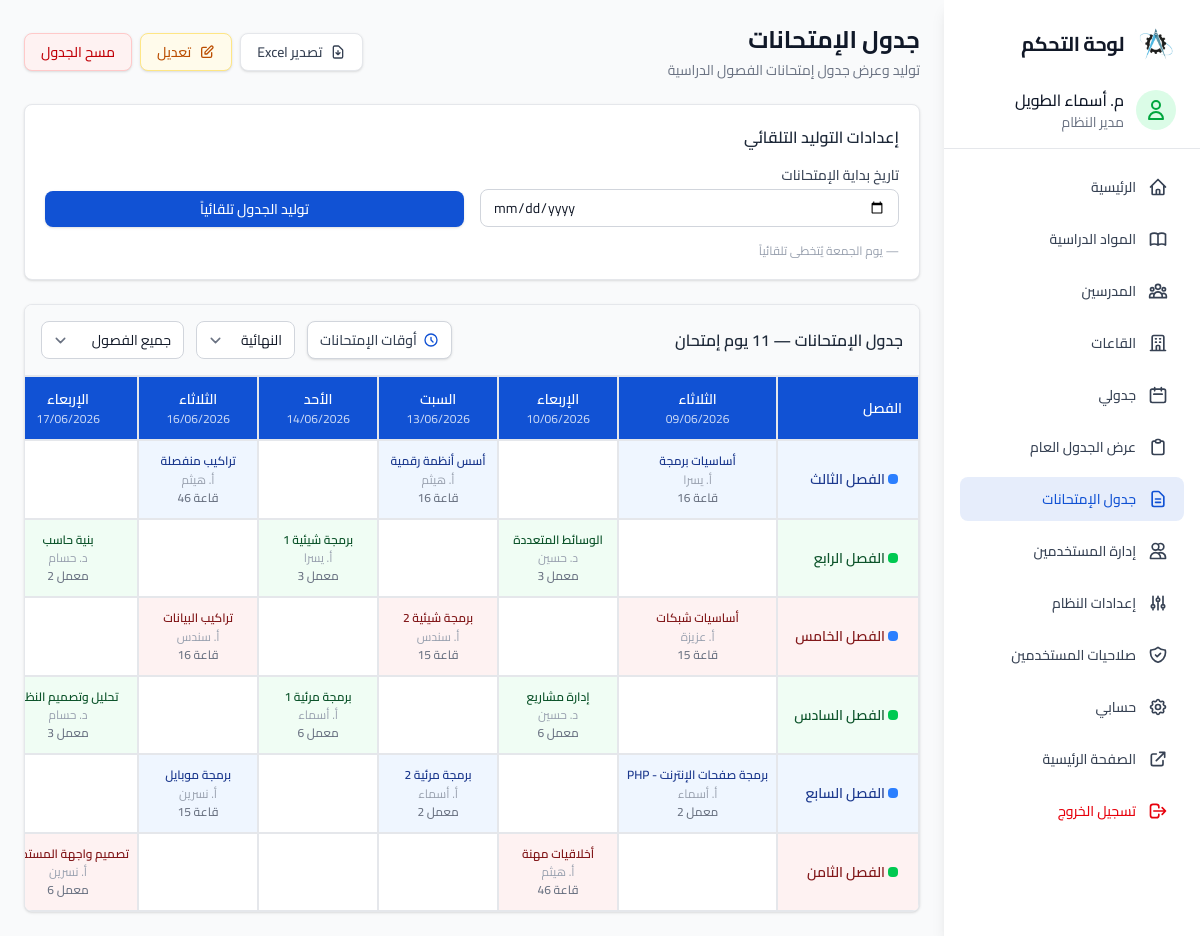
Page /Admin/exam_schedule.php (signed in) on the committed database.
### tables this page shows
CREATE TABLE `exam_schedules` (
  `id` int(11) NOT NULL AUTO_INCREMENT,
  `subject_id` int(11) NOT NULL,
  `term` int(11) NOT NULL,
  `exam_date` date NOT NULL,
  `slot` int(11) NOT NULL DEFAULT 1,
  `room_id` int(11) DEFAULT NULL,
  `start_time` time DEFAULT NULL,
  PRIMARY KEY (`id`),
  KEY `exam_date` (`exam_date`)
);

CREATE TABLE `subjects` (
  `id` int(11) NOT NULL AUTO_INCREMENT,
  `teacher_id` int(11) NOT NULL,
  `subject_name` varchar(50) NOT NULL,
  `subject_code` varchar(50) DEFAULT NULL,
  `term` int(11) NOT NULL,
  `priority` int(11) NOT NULL DEFAULT 2,
  `requires_subject_id` int(11) DEFAULT NULL,
  PRIMARY KEY (`id`)
);

CREATE TABLE `teachers` (
  `id` int(11) NOT NULL AUTO_INCREMENT,
  `name` varchar(50) NOT NULL,
  `title` varchar(20) DEFAULT NULL,
  `national_id` varchar(20) DEFAULT NULL,
  `password` varchar(255) DEFAULT NULL,
  `must_change_password` tinyint(1) NOT NULL DEFAULT 1,
  PRIMARY KEY (`id`),
  UNIQUE KEY `national_id` (`national_id`)
);

CREATE TABLE `rooms` (
  `id` int(11) NOT NULL AUTO_INCREMENT,
  `name` varchar(50) NOT NULL,
  `exam_only` tinyint(1) NOT NULL DEFAULT 0,
  `class_only` tinyint(1) NOT NULL DEFAULT 0,
  PRIMARY KEY (`id`)
);

### includes/auth_check.php (called while the page is built, shortened)
<?php
function isAdmin() {
    return isset($_SESSION['role']) && $_SESSION['role'] === 'admin';
}
?>

### includes/config.php (called while the page is built, shortened)
<?php
function getTitleAbbr($title) {
    $map = [
        'دكتور' => 'د',
        'أستاذ' => 'أ',
        'مهندس' => 'م',
    ];
    return isset($map[$title]) ? $map[$title] . '. ' : '';
}
?>

### Admin/exam_schedule.php (the view, shortened to what this page needs)
<?php
require_once '../includes/config.php';
require_once '../includes/auth_check.php';
$exam_schedules = $pdo->query("
    SELECT es.*, s.subject_name, t.name as teacher_name, t.title as teacher_title, r.name as room_name
    FROM exam_schedules es
    JOIN subjects s ON es.subject_id = s.id
    LEFT JOIN teachers t ON s.teacher_id = t.id
    LEFT JOIN rooms r ON es.room_id = r.id
    ORDER BY es.exam_date, es.term, es.slot
")->fetchAll();
$grid      = [];
$all_terms = [3, 4, 5, 6, 7, 8];
foreach ($exam_schedules as $e) {
    $grid[$e['exam_date']][(int)$e['term']] = $e;
}
ksort($grid);
$arabic_days = [
    '6' => 'السبت', '7' => 'الأحد', '1' => 'الإثنين',
    '2' => 'الثلاثاء', '3' => 'الإربعاء', '4' => 'الخميس', '5' => 'الجمعة'
];
$term_names = [
    3 => 'الفصل الثالث', 4 => 'الفصل الرابع',
    5 => 'الفصل الخامس', 6 => 'الفصل السادس',
    7 => 'الفصل السابع', 8 => 'الفصل الثامن',
];
$term_style = [
    3 => ['cell' => 'bg-blue-50',  'text' => 'text-blue-900',  'header' => 'bg-blue-600'],
    4 => ['cell' => 'bg-green-50', 'text' => 'text-green-900', 'header' => 'bg-green-600'],
    5 => ['cell' => 'bg-red-50',  'text' => 'text-red-900',  'header' => 'bg-red-600'],
    6 => ['cell' => 'bg-green-50', 'text' => 'text-green-900', 'header' => 'bg-green-600'],
    7 => ['cell' => 'bg-blue-50',  'text' => 'text-blue-900',  'header' => 'bg-blue-600'],
    8 => ['cell' => 'bg-red-50', 'text' => 'text-red-900', 'header' => 'bg-red-600'],
];
$dates_list = array_keys($grid);
?>
<!DOCTYPE html>
<html dir="rtl" lang="ar">
<head>
    <link rel="stylesheet" href="../assets/CSS/style.css">
    <link href="../assets/fonts/cairo.css" rel="stylesheet"/>
</head>
<body class="font-sans antialiased bg-gray-50">
<?php include 'sidebar.php'; ?>
    <main class="flex-1 overflow-y-auto print-full">
        <div class="p-4 md:p-6 max-w-7xl mx-auto">
            <div class="flex flex-wrap items-center justify-between gap-3 mb-6 no-print">
                <div>
                    <h1 class="text-2xl font-bold text-gray-900">جدول الإمتحانات</h1>
                    <p class="text-sm text-gray-500 mt-1">توليد وعرض جدول إمتحانات الفصول الدراسية</p>
                </div>
                <div class="flex items-center gap-2">
                    <?php if (!empty($grid)): ?>
                    <button onclick="exportExams()" class="px-4 py-2 bg-white border border-gray-200 rounded-custom text-sm font-medium text-gray-700 hover:bg-gray-50 shadow-sm flex items-center gap-2">
                        <svg class="w-4 h-4" fill="none" stroke="currentColor" viewBox="0 0 24 24"><path stroke-linecap="round" stroke-linejoin="round" stroke-width="2" d="M12 10v6m0 0l-3-3m3 3l3-3m2 8H7a2 2 0 01-2-2V5a2 2 0 012-2h5.586a1 1 0 01.707.293l5.414 5.414a1 1 0 01.293.707V19a2 2 0 01-2 2z"></path></svg>
                        تصدير Excel
                    </button>
                    <?php if (isAdmin()): ?>
                    <button type="button" id="examEditModeBtn" onclick="toggleExamEditMode()" class="px-4 py-2 bg-amber-50 border border-amber-200 rounded-custom text-sm font-medium text-amber-700 hover:bg-amber-100 shadow-sm flex items-center gap-2">
                        <svg class="w-4 h-4" fill="none" stroke="currentColor" viewBox="0 0 24 24"><path stroke-linecap="round" stroke-linejoin="round" stroke-width="2" d="M11 5H6a2 2 0 00-2 2v11a2 2 0 002 2h11a2 2 0 002-2v-5m-1.414-9.414a2 2 0 112.828 2.828L11.828 15H9v-2.828l8.586-8.586z"/></svg>
                        <span id="examEditModeBtnText">تعديل</span>
                    </button>
                    <form id="clearExamsForm" method="POST">
                        <button type="button" onclick="showClearExamsModal()" class="px-4 py-2 bg-red-50 border border-red-200 rounded-custom text-sm font-medium text-red-700 hover:bg-red-100 shadow-sm">
                            مسح الجدول
                        </button>
                    </form>
                    <?php endif; ?>
                    <?php endif; ?>
                </div>
            </div>
            <?php if (isAdmin()): ?>
            <div class="bg-white rounded-custom shadow border border-gray-200 p-5 mb-6 no-print">
                <h2 class="text-base font-semibold text-gray-800 mb-4">إعدادات التوليد التلقائي</h2>
                <form method="POST" class="grid grid-cols-1 sm:grid-cols-2 gap-4">
                    <div>
                        <label class="block text-sm font-medium text-gray-700 mb-1">تاريخ بداية الإمتحانات</label>
                        <input type="date" name="start_date" required
                               value="<?php echo htmlspecialchars($_POST['start_date'] ?? ''); ?>"
                               class="w-full px-3 py-2 border border-gray-300 rounded-custom text-sm focus:outline-none focus:ring-2 focus:ring-primary"/>
                    </div>
                    <div class="flex items-end">
                        <button type="submit" name="auto_generate" value="1"
                                class="w-full px-4 py-2 bg-primary text-white rounded-custom text-sm font-medium hover:bg-primary/90 shadow-sm">
                            توليد الجدول تلقائياً
                        </button>
                    </div>
                </form>
                <div class="flex items-center gap-4 mt-4 text-xs text-gray-500">
                    <span class="text-gray-400">— يوم الجمعة يُتخطى تلقائياً</span>
                </div>
            </div>
            <?php endif; ?>
            <?php if (empty($grid)): ?>
            <div class="bg-white rounded-custom shadow border border-gray-200 p-12 text-center text-gray-400">
                <svg class="w-12 h-12 mx-auto mb-3 text-gray-300" fill="none" stroke="currentColor" viewBox="0 0 24 24">
                    <path stroke-linecap="round" stroke-linejoin="round" stroke-width="1.5" d="M9 12h6m-6 4h6m2 5H7a2 2 0 01-2-2V5a2 2 0 012-2h5.586a1 1 0 01.707.293l5.414 5.414a1 1 0 01.293.707V19a2 2 0 01-2 2z"></path>
                </svg>
                <p class="text-sm"><?php echo isAdmin() ? 'لا يوجد جدول إمتحانات. استخدم الإعدادات أعلاه لتوليد جدول جديد.' : 'لا يوجد جدول إمتحانات حتى الآن.'; ?></p>
            </div>
            <?php else: ?>
            <div class="bg-white rounded-custom shadow border border-gray-200 overflow-hidden">
                <div class="p-4 border-b border-gray-200 bg-gray-50 flex flex-wrap items-center justify-between gap-3">
                    <h2 class="font-semibold text-gray-800">جدول الإمتحانات — <?php echo count($grid); ?> يوم إمتحان</h2>
                    <div class="flex items-center gap-3">
                        <?php if (isAdmin()): ?>
                        <button type="button" onclick="openTimesModal()"
                            class="px-3 py-2 bg-white border border-gray-300 rounded-custom text-sm font-medium text-gray-700 hover:bg-gray-50 flex items-center gap-1.5 shadow-sm">
                            <svg class="w-4 h-4 text-primary" fill="none" stroke="currentColor" viewBox="0 0 24 24"><path stroke-linecap="round" stroke-linejoin="round" stroke-width="2" d="M12 8v4l3 3m6-3a9 9 0 11-18 0 9 9 0 0118 0z"></path></svg>
                            أوقات الإمتحانات
                        </button>
                        <?php endif; ?>
                        <select id="examTypeSelect"
                            class="px-3 py-2 border border-gray-300 rounded-custom text-sm focus:outline-none focus:ring-2 focus:ring-primary bg-white">
                            <option value="النهائية">النهائية</option>
                        </select>
                        <select id="termSelect" onchange="filterTerm(this.value)"
                            class="px-3 py-2 border border-gray-300 rounded-custom text-sm focus:outline-none focus:ring-2 focus:ring-primary bg-white">
                            <option value="all">جميع الفصول</option>
                        </select>
                    </div>
                </div>
                <div class="overflow-x-auto">
                    <table class="text-sm border-collapse" style="width:max-content;min-width:100%;">
                        <thead>
                            <tr>
                                <th class="bg-primary text-white px-4 py-3 text-right font-semibold border border-gray-200 sticky right-0 z-10" style="min-width:130px;">الفصل</th>
                                <?php foreach ($dates_list as $date):
                                    $d_obj = new DateTime($date);
                                    $d_day = $arabic_days[$d_obj->format('N')] ?? '';
                                    $d_fmt = $d_obj->format('d/m/Y');
                                ?>
                                <th data-date-col="<?php echo $date; ?>"
                                    class="bg-primary text-white px-3 py-3 text-center font-semibold border border-gray-200 whitespace-nowrap" style="min-width:120px;">
                                    <div class="font-semibold"><?php echo $d_day; ?></div>
                                    <div class="text-xs font-normal opacity-80 mt-0.5"><?php echo $d_fmt; ?></div>
                                </th>
                                <?php endforeach; ?>
                            </tr>
                        </thead>
                        <tbody>
                            <?php foreach ($all_terms as $t):
                                $st = $term_style[$t];
                            ?>
                            <tr data-term="<?php echo $t; ?>" class="hover:brightness-95">
                                <td class="px-4 py-3 font-semibold border border-gray-200 text-right whitespace-nowrap sticky right-0 <?php echo $st['cell']; ?> <?php echo $st['text']; ?>" style="min-width:130px;">
                                    <span class="inline-block w-2.5 h-2.5 rounded-sm mr-1 <?php echo $t%2===1 ? 'bg-blue-500' : 'bg-green-500'; ?>"></span>
                                    <?php echo $term_names[$t]; ?>
                                </td>
                                <?php foreach ($dates_list as $date):
                                    $entry = $grid[$date][$t] ?? null;
                                ?>
                                <td data-date-col="<?php echo $date; ?>"
                                    data-exam-date="<?php echo $date; ?>"
                                    data-term="<?php echo $t; ?>"
                                    class="exam-cell px-2 py-3 border border-gray-200 text-center <?php echo $entry ? $st['cell'] : 'bg-white'; ?>" style="min-width:120px;">
                                    <?php if ($entry): ?>
                                    <div class="exam-card" draggable="false"
                                         data-id="<?php echo $entry['id']; ?>"
                                         data-term="<?php echo $entry['term']; ?>"
                                         data-exam-date="<?php echo $entry['exam_date']; ?>">
                                        <div class="font-semibold <?php echo $st['text']; ?> text-xs leading-snug">
                                            <?php echo htmlspecialchars($entry['subject_name']); ?>
                                        </div>
                                        <?php if ($entry['teacher_name']): ?>
                                        <div class="text-xs text-gray-400 mt-0.5">
                                            <?php echo getTitleAbbr($entry['teacher_title']) . htmlspecialchars($entry['teacher_name']); ?>
                                        </div>
                                        <?php endif; ?>
                                        <?php if (!empty($entry['room_name'])): ?>
                                        <div class="text-xs text-gray-500 mt-0.5 font-medium">
                                            <?php echo htmlspecialchars($entry['room_name']); ?>
                                        </div>
                                        <?php endif; ?>
                                    </div>
                                    <?php endif; ?>
                                </td>
                                <?php endforeach; ?>
                            </tr>
                            <?php endforeach; ?>
                        </tbody>
                    </table>
                </div>
            </div>
            <?php endif; ?>
        </div>
    </main>
</div>
</body>
</html>

### assets/CSS/style.css (style rules this page uses)
body { background-color: #f9fafb; color: #111827; font-family: 'Cairo', sans-serif; }
select, [dir="rtl"] select { background-position: left 0.5rem center !important; padding-left: 2.5rem !important; padding-right: 0.75rem !important; }
table { border-collapse: separate; border-spacing: 0; }
th, td { border-left: 1px solid #e5e7eb; border-bottom: 1px solid #e5e7eb; }

### Admin/exam_schedule.php (style rules this page uses)
.exam-card { cursor: default; }

### rows in the picture
exam_schedules: subject.subject_name "أساسيات برمجة", teachers.title "أ.", teachers.name "يسرا", room.name "قاعة 16"
exam_schedules: subject.subject_name "أسس أنظمة رقمية", teachers.title "أ.", teachers.name "هيثم", room.name "قاعة 16"
exam_schedules: subject.subject_name "تراكيب منفصلة", teachers.title "أ.", teachers.name "هيثم", room.name "قاعة 46"
exam_schedules: subject.subject_name "الوسائط المتعددة", teachers.title "د.", teachers.name "حسين", room.name "معمل 3"
exam_schedules: subject.subject_name "برمجة شيئية 1", teachers.title "أ.", teachers.name "يسرا", room.name "معمل 3"
exam_schedules: subject.subject_name "بنية حاسب", teachers.title "د.", teachers.name "حسام", room.name "معمل 2"
exam_schedules: subject.subject_name "أساسيات شبكات", teachers.title "أ.", teachers.name "عزيزة", room.name "قاعة 15"
exam_schedules: subject.subject_name "برمجة شيئية 2", teachers.title "أ.", teachers.name "سندس", room.name "قاعة 15"
exam_schedules: subject.subject_name "تراكيب البيانات", teachers.title "أ.", teachers.name "سندس", room.name "قاعة 16"
exam_schedules: subject.subject_name "إدارة مشاريع", teachers.title "د.", teachers.name "حسين", room.name "معمل 6"
exam_schedules: subject.subject_name "برمجة مرئية 1", teachers.title "أ.", teachers.name "أسماء", room.name "معمل 6"
exam_schedules: subject.subject_name "تحليل وتصميم…", teachers.title "د.", teachers.name "حسام", room.name "معمل 3"
exam_schedules: subject.subject_name "برمجة صفحات الإنترنت - PHP", teachers.title "أ.", teachers.name "أسماء", room.name "معمل 2"
exam_schedules: subject.subject_name "برمجة مرئية 2", teachers.title "أ.", teachers.name "أسماء", room.name "معمل 2"
exam_schedules: subject.subject_name "برمجة موبايل", teachers.title "أ.", teachers.name "نسرين", room.name "قاعة 15"
exam_schedules: subject.subject_name "أخلاقيات مهنة", teachers.title "أ.", teachers.name "هيثم", room.name "قاعة 46"
exam_schedules: subject.subject_name "تصميم واجهة…", teachers.title "أ.", teachers.name "نسرين", room.name "معمل 6"

### other values in the picture
getTitleAbbr($current_user['title']) "م."
$current_user['name'] "أسماء الطويل"
$d_day "الثلاثاء"
$d_fmt "09/06/2026"
$d_day "الإربعاء"
$d_fmt "10/06/2026"
$d_day "السبت"
$d_fmt "13/06/2026"
$d_day "الأحد"
$d_fmt "14/06/2026"
$d_fmt "16/06/2026"
$d_fmt "17/06/2026"
$term_names[$t] "الفصل الثالث"
$term_names[$t] "الفصل الرابع"
$term_names[$t] "الفصل الخامس"
